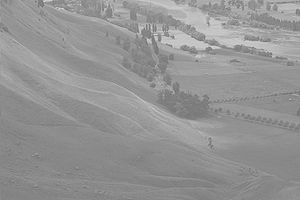
#> input picture DIP/exercises/ex1/wiki.jpg, 300 x 200 px
$ python ex1.py wiki.jpg
#> lines starting #> are read from the running program, lines starting #| are printed output that depends on the picture
#!/usr/bin/env python3
# -*- coding: UTF-8 -*-

import argparse
import sys
import numpy as np
from PIL import Image
import matplotlib.pyplot as plt

parser = argparse.ArgumentParser(description='Choose how to process input image.')
parser.add_argument('image')

args =  parser.parse_args()

def getHist(data, maxPix):
    hist = np.zeros(maxPix, dtype=int)
    for x in data:
            hist[x] += 1
    return hist

try:
    with Image.open(args.image) as im:
        #getting the list of pixel values
#> im is the input picture: PIL image 300x200 L; min 100, max 223, mean 148
        data = list(im.getdata())
#> data = 60000 items

        maxPix = 256
        #getting histogram
        histList = getHist(data, maxPix)
#> the loop in getHist, `for x in data:` made 60000 passes
#> x on passes 1 to 3: 153, 140, 143
#> after the loop in getHist, `for x in data:`: hist = 256 values, max 2580 at index 138, min 0 at index 0, mean 234.4
#> histList has the same summary as hist in getHist

        #plotting histogram
        plt.bar(np.arange(maxPix), histList)
        plt.ylabel('Nb of pixels')
        plt.xlabel('Value')
        plt.xlim(0, maxPix)
        plt.show()
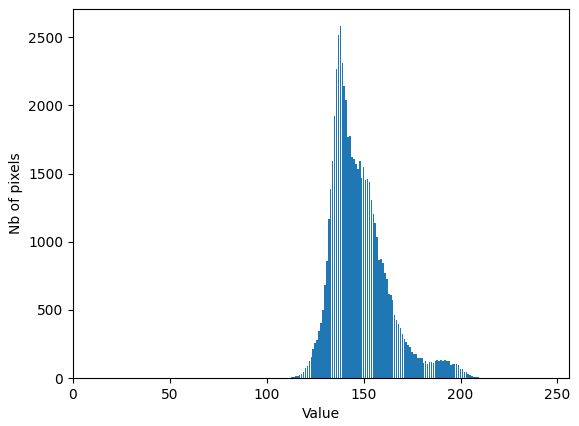
#> figure drawn by matplotlib, 1 panel; tallest bar 2580 high, from x = 137.6 to 138.4

        #total number of pixels
        total = sum(histList)
#> total = 60000

        #maps value to new value in [0, 255] range
        def transform(value):
            tmpSum = 0
            for j in range(value):
                tmpSum += histList[j]/total
            return tmpSum*maxPix

        #getting cumulative distribution function
        cdf = np.zeros(maxPix)
        for i,val in enumerate(histList):
            if i != 0:
                cdf[i] = cdf[i-1] + val
#> after the loop, cdf = 256 values from 0 to 60000

        #plotting cdf
        plt.plot(cdf)
        plt.ylabel('Value of new pixel')
        plt.xlabel('Value of initial pixel')
        plt.xlim(0, maxPix)
        plt.show()
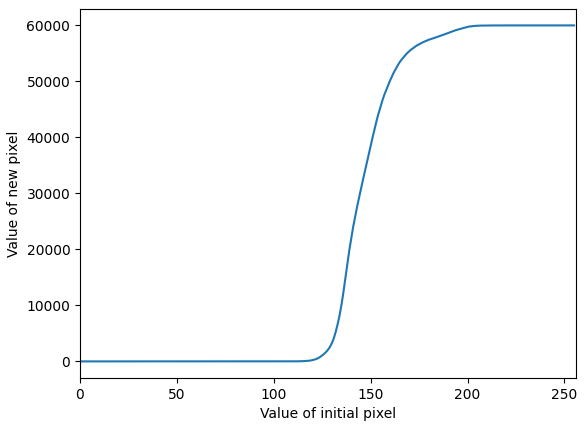
#> figure drawn by matplotlib, 1 panel; curve peaks at x = 223, y = 60000

        #new image
        newim = Image.new(im.mode, im.size)
#> newim: PIL image 300x200 L; every value is 0
        ptr = newim.load()
        for i, pixel in enumerate(data):
            newValue = round(transform(pixel))
            ptr[i%im.size[0], i//im.size[0]] = newValue
#> this loop made 60000 passes
#> (pixel, newValue) on passes 1 to 3: (153, 177), (140, 85), (143, 110)
        newim.show()
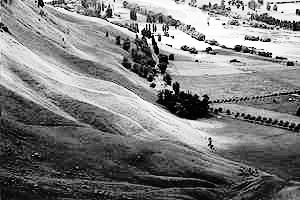
#> shown: PIL image 300x200 L; min 0, max 255, mean 125.1

        data = list(newim.getdata())

        histList = getHist(data, maxPix)
#> the loop in getHist (call 2), `for x in data:` made 60000 passes
#> x on passes 1 to 3: 177, 85, 110
#> histList = 256 values, max 2580 at index 64, min 0 at index 4, mean 234.4

        plt.bar(np.arange(maxPix), histList)
        plt.ylabel('Nb of pixels')
        plt.xlabel('Value')
        plt.xlim(0, maxPix)

        plt.show()
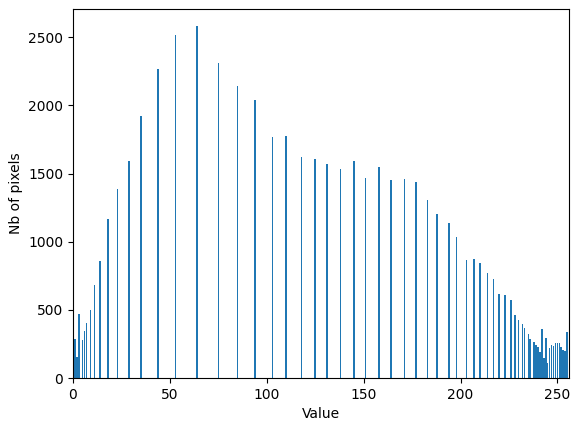
#> figure drawn by matplotlib, 1 panel; tallest bar 2580 high, from x = 63.6 to 64.4
except FileNotFoundError as e:
    sys.exit("Error : file not found")
